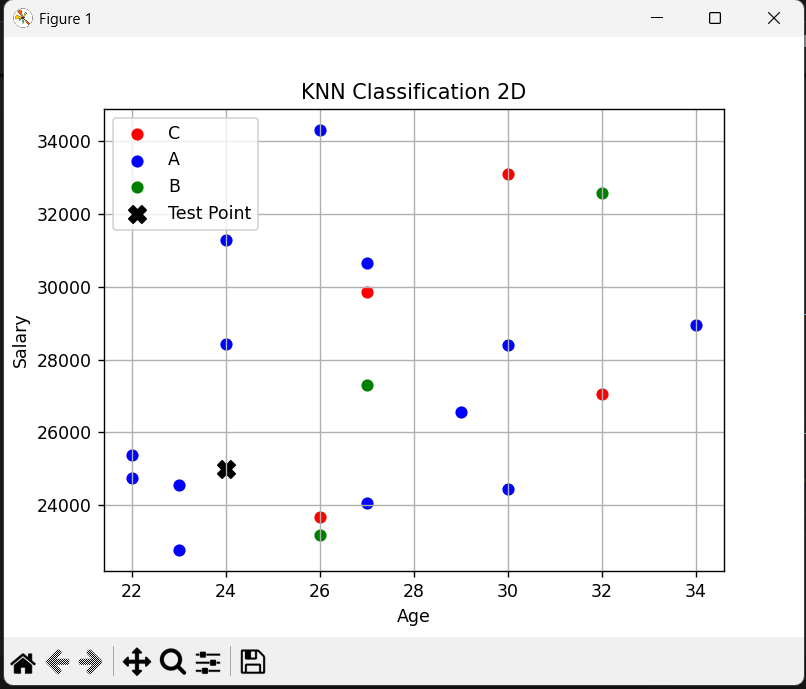

This figure's Python source:
import numpy as np
import pandas as pd
import matplotlib.pyplot as plt
from collections import Counter

df = pd.read_csv("\\knndataset.csv") # dataset

training_data = df[['Age', 'Salary']].values.tolist()
training_labels = df['Label'].tolist()

test_point = [24, 25000]

def euclidean_distance(point1, point2):
    return np.sqrt(np.sum((np.array(point1) - np.array(point2))**2))

def generate_k(n_samples):
    k = int(np.sqrt(n_samples))
    if k % 2 == 0:
        k += 1
    return max(1, k)

def knn_predict(training_data, training_labels, test_point, k):
    distances = []
    for i in range(len(training_data)):
        dist = euclidean_distance(test_point, training_data[i])
        distances.append((dist, training_labels[i]))
    distances.sort(key=lambda x: x[0])
    k_nearest_labels = [label for _, label in distances[:k]]
    return Counter(k_nearest_labels).most_common(1)[0][0]

k = generate_k(len(training_data))
prediction = knn_predict(training_data, training_labels, test_point, k)
print(f"Predicted Label for test point {test_point} is: {prediction}")

unique_labels = list(set(training_labels))
colors = ['red', 'green', 'blue', 'orange', 'purple']
label_colors = {label: colors[i % len(colors)] for i, label in enumerate(unique_labels)}

for i in range(len(training_data)):
    plt.scatter(training_data[i][0], training_data[i][1],
                color=label_colors[training_labels[i]],
                label=training_labels[i] if training_labels[i] not in training_labels[:i] else "")

plt.scatter(test_point[0], test_point[1], color='black', label='Test Point', marker='X', s=100)

plt.xlabel('Age')
plt.ylabel('Salary')
plt.title('KNN Classification 2D')
plt.legend()
plt.grid(True)
plt.show()
